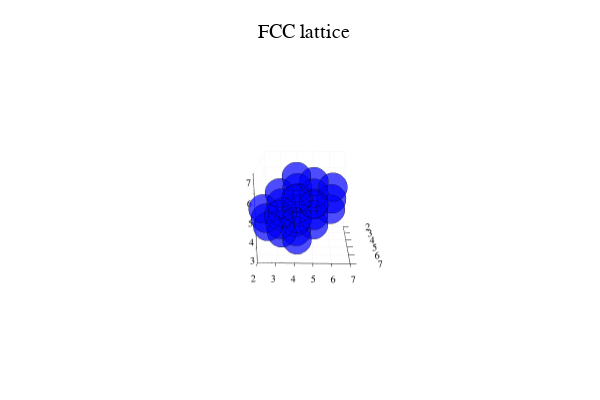

This figure's notebook cell:
### Code cell
using Plots
plotly()


fccex=fccLattice(3,3,3)

display(fccex)

fccs=scatter(fccex[:,1],fccex[:,2],fccex[:,3],color="blue",alpha=0.7,label="",markersize=5,grid=:true,title="FCC lattice")
xlims!((2,7))
ylims!((2,7))
zlims!((2,7))


display(fccs)

### Figure 1 — Plotly figure (JSON) as saved in the notebook; plotly's stock layout.template omitted (floating-point values rounded to 4 significant figures)
{"data": [{"colorbar": {"title": {"text": ""}}, "legendgroup": "", "marker": {"color": "rgba(0, 0, 255, 0.700)", "line": {"color": "rgba(0, 0, 0, 0.7)", "width": 1}, "size": 10, "symbol": "circle"}, "mode": "markers", "name": "", "scene": "scene", "showlegend": false, "type": "scatter3d", "x": [2, 3, 4, 2, 3, 4, 2, 3, 4, 3, 4, 5, 3, 4, 5, 3, 4, 5, 4, 5, 6, 4, 5, 6, 4, 5, 6], "xaxis": "x", "y": [2, 3, 4, 3, 4, 5, 4, 5, 6, 2, 3, 4, 3, 4, 5, 4, 5, 6, 2, 3, 4, 3, 4, 5, 4, 5, 6], "yaxis": "y", "z": [2, 2, 2, 3, 3, 3, 4, 4, 4, 3, 3, 3, 4, 4, 4, 5, 5, 5, 4, 4, 4, 5, 5, 5, 6, 6, 6], "zaxis": "z", "zmax": null, "zmin": null}], "layout": {"annotations": [{"font": {"color": "rgba(0, 0, 0, 1)", "family": "sans-serif", "size": 20}, "rotation": 0, "showarrow": false, "text": "FCC lattice", "x": 0.5074, "xanchor": "center", "xref": "paper", "y": 1, "yanchor": "top", "yref": "paper"}], "height": 400, "legend": {"bgcolor": "rgba(255, 255, 255, 1.000)", "bordercolor": "rgba(0, 0, 0, 1)", "borderwidth": 1, "font": {"color": "rgba(0, 0, 0, 1)", "family": "sans-serif", "size": 11}, "title": {"font": {"color": "rgba(0, 0, 0, 1)", "family": "sans-serif", "size": 15}, "text": ""}, "tracegroupgap": 0, "traceorder": "normal", "x": 1, "xanchor": "auto", "y": 1, "yanchor": "auto"}, "margin": {"b": 20, "l": 0, "r": 0, "t": 20}, "paper_bgcolor": "rgba(255, 255, 255, 1.000)", "plot_bgcolor": "rgba(255, 255, 255, 1.000)", "scene": {"aspectmode": "auto", "aspectratio": {"x": 1, "y": 1, "z": 1}, "camera": {"center": {"x": 0, "y": 0, "z": 0}, "eye": {"x": 4.253, "y": 0.07783, "z": 1.555}, "projection": {"type": "perspective"}, "up": {"x": 0, "y": 0, "z": 1}}, "domain": {"x": [0.02138, 0.9934], "y": [0.03762, 0.9415]}, "xaxis": {"gridcolor": "rgba(0, 0, 0, 0.1)", "gridwidth": 0.5, "linecolor": "rgba(0, 0, 0, 1)", "mirror": false, "range": [2, 7], "showgrid": true, "showline": true, "showticklabels": true, "tickangle": 0, "tickcolor": "rgb(0, 0, 0)", "tickfont": {"color": "rgba(0, 0, 0, 1)", "family": "sans-serif", "size": 11}, "tickmode": "array", "ticks": "inside", "ticktext": ["2", "3", "4", "5", "6", "7"], "tickvals": [2, 3, 4, 5, 6, 7], "title": {"font": {"color": "rgba(0, 0, 0, 1)", "family": "sans-serif", "size": 15}, "text": ""}, "type": "linear", "visible": true, "zeroline": false, "zerolinecolor": "rgba(0, 0, 0, 1)"}, "yaxis": {"gridcolor": "rgba(0, 0, 0, 0.1)", "gridwidth": 0.5, "linecolor": "rgba(0, 0, 0, 1)", "mirror": false, "range": [2, 7], "showgrid": true, "showline": true, "showticklabels": true, "tickangle": 0, "tickcolor": "rgb(0, 0, 0)", "tickfont": {"color": "rgba(0, 0, 0, 1)", "family": "sans-serif", "size": 11}, "tickmode": "array", "ticks": "inside", "ticktext": ["2", "3", "4", "5", "6", "7"], "tickvals": [2, 3, 4, 5, 6, 7], "title": {"font": {"color": "rgba(0, 0, 0, 1)", "family": "sans-serif", "size": 15}, "text": ""}, "type": "linear", "visible": true, "zeroline": false, "zerolinecolor": "rgba(0, 0, 0, 1)"}, "zaxis": {"gridcolor": "rgba(0, 0, 0, 0.1)", "gridwidth": 0.5, "linecolor": "rgba(0, 0, 0, 1)", "mirror": false, "range": [2, 7], "showgrid": true, "showline": true, "showticklabels": true, "tickangle": 0, "tickcolor": "rgb(0, 0, 0)", "tickfont": {"color": "rgba(0, 0, 0, 1)", "family": "sans-serif", "size": 11}, "tickmode": "array", "ticks": "inside", "ticktext": ["2", "3", "4", "5", "6", "7"], "tickvals": [2, 3, 4, 5, 6, 7], "title": {"font": {"color": "rgba(0, 0, 0, 1)", "family": "sans-serif", "size": 15}, "text": ""}, "type": "linear", "visible": true, "zeroline": false, "zerolinecolor": "rgba(0, 0, 0, 1)"}}, "showlegend": true, "width": 600}}
